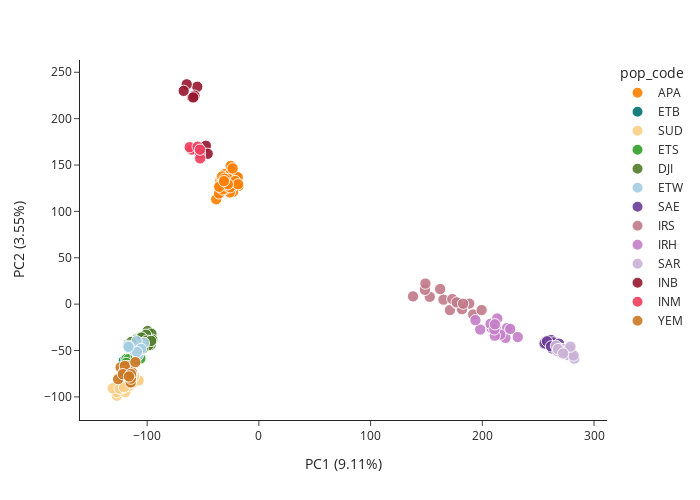

Notebook code for this chart:
### Code cell
plot_coords(model_sub_chr2, 'PC1', 'PC2', 
            colour = 'pop_code', 
            palette = pop_code_cols,
            labs = {'PC1' : f'PC1 ({var_sub_chr2[0]*100:.2f}%)',
                    'PC2' : f'PC2 ({var_sub_chr2[1]*100:.2f}%)',
                    'country' : 'Country',
                    'analysis_pop' : 'Population'},)

### Figure 1 — Plotly figure (JSON) as saved in the notebook; plotly's stock layout.template omitted (floating-point values rounded to 4 significant figures; data arrays with more than 128 entries replaced by an {"elided": "..."} marker saying what was removed)
{"data": [{"customdata": {"elided": "43x3 str values"}, "hovertemplate": "<b>%{hovertext}</b><br><br>pop_code=APA<br>PC1 (9.11%)=%{x}<br>PC2 (3.55%)=%{y}<br>size=%{marker.size}<br>sample_id=%{customdata[0]}<br>location=%{customdata[1]}<br>Country=%{customdata[2]}<extra></extra>", "hovertext": ["AfNA1", "AfNA2", "AfNC4", "AfNC7", "AfND7", "AfND8", "AfNE1", "AfNE6", "AfNE7", "AfNF1", "AfNF2", "AfNG1", "AfNG8", "AfNH7", "AfNH8", "AfkB9", "AfkC4", "AfkC5", "AfkE3", "AfkE4", "AfkE5", "AfkF3", "AfkF4", "AfkF7", "AfkH3", "AfkH4", "DAsgPak035", "DAzCPak017", "DAzCPak018", "DAzCPak019", "DLakPak026", "PMJDE2", "PMJDE4", "PMJDF4", "PMJDG2", "PMJDG4", "PMJDH2", "PMJDH3", "QAzCPak030", "QAzCPak062", "QNagPak004", "QNagPak012", "QNagpak028"], "legendgroup": "APA", "marker": {"color": "#ff7f00", "opacity": 0.9, "size": [1, 1, 1, 1, 1, 1, 1, 1, 1, 1, 1, 1, 1, 1, 1, 1, 1, 1, 1, 1, 1, 1, 1, 1, 1, 1, 1, 1, 1, 1, 1, 1, 1, 1, 1, 1, 1, 1, 1, 1, 1, 1, 1], "sizemode": "area", "sizeref": 0.01562, "symbol": "circle"}, "mode": "markers", "name": "APA", "orientation": "v", "showlegend": true, "type": "scatter", "x": [-28.05, -38.19, -22.32, -23.26, -34.68, -30.74, -28.28, -19.67, -23.8, -19.17, -34.4, -18.13, -23.06, -30.26, -35.1, -35.66, -32.63, -24.89, -26.44, -31.09, -25.21, -32.46, -26.06, -27.59, -25.47, -19.94, -32.28, -27.0, -32.8, -29.75, -30.19, -30.28, -32.48, -29.31, -18.95, -25.61, -23.48, -21.21, -35.49, -18.63, -27.73, -30.77, -31.27], "xaxis": "x", "y": [127.5, 113.1, 129.0, 125.9, 128.6, 128.5, 130.3, 130.3, 131.4, 136.1, 133.2, 127.6, 121.1, 140.4, 126.3, 119.3, 133.9, 124.6, 139.1, 131.9, 149.0, 125.3, 120.5, 131.1, 130.0, 137.1, 136.2, 134.9, 137.7, 127.6, 128.7, 124.2, 123.8, 127.9, 136.8, 126.0, 146.3, 132.7, 126.5, 129.3, 129.3, 135.3, 132.6], "yaxis": "y"}, {"customdata": [["Babi_I_01", "Babile", "Ethiopia"], ["Babi_I_03", "Babile", "Ethiopia"], ["Babi_I_04", "Babile", "Ethiopia"], ["Babi_I_08", "Babile", "Ethiopia"], ["Babi_I_09", "Babile", "Ethiopia"], ["Babi_I_11", "Babile", "Ethiopia"], ["Babi_I_15", "Babile", "Ethiopia"], ["Babi_I_16", "Babile", "Ethiopia"]], "hovertemplate": "<b>%{hovertext}</b><br><br>pop_code=ETB<br>PC1 (9.11%)=%{x}<br>PC2 (3.55%)=%{y}<br>size=%{marker.size}<br>sample_id=%{customdata[0]}<br>location=%{customdata[1]}<br>Country=%{customdata[2]}<extra></extra>", "hovertext": ["Babi_I_01", "Babi_I_03", "Babi_I_04", "Babi_I_08", "Babi_I_09", "Babi_I_11", "Babi_I_15", "Babi_I_16"], "legendgroup": "ETB", "marker": {"color": "#007272", "opacity": 0.9, "size": [1, 1, 1, 1, 1, 1, 1, 1], "sizemode": "area", "sizeref": 0.01562, "symbol": "circle"}, "mode": "markers", "name": "ETB", "orientation": "v", "showlegend": true, "type": "scatter", "x": [-116.8, -115.0, -108.9, -120.9, -109.9, -116.3, -114.5, -104.3], "xaxis": "x", "y": [-43.29, -48.72, -55.42, -61.18, -44.8, -58.93, -57.87, -47.34], "yaxis": "y"}, {"customdata": [["C1aSud023", "Wafara", "Sudan"], ["C1aSud025", "Wafara", "Sudan"], ["C1aSud030", "SouthShandi", "Sudan"], ["C1aSud039", "Agaja", "Sudan"], ["C1aSud042", "AlGalaa", "Sudan"], ["C1aSud060", "AlGalaa", "Sudan"], ["C1aSud063", "AlShukria", "Sudan"], ["C1aSud068", "AlShukria", "Sudan"], ["C1aSud090", "Arkaweet", "Sudan"], ["C1aSud115", "Haiya", "Sudan"], ["C1aSud119", "Haiya", "Sudan"], ["C1aSud138", "EastElglabat", "Sudan"], ["C1aSud144", "EastElglabat", "Sudan"], ["C1aSud157", "EastElglabat", "Sudan"], ["C1aSud168", "Arkaweet", "Sudan"], ["C1aSud181", "Agaja", "Sudan"], ["C1aSud185", "PortSudan", "Sudan"], ["C1aSud202", "ElSalamaniaWest", "Sudan"], ["C1aSud207", "ElSalamaniaWest", "Sudan"], ["C1aSud220", "ElSalamaniaWest", "Sudan"], ["C1aSud222", "ElSalamaniaWest", "Sudan"], ["C1aSud231", "ElSalamaniaWest", "Sudan"], ["MuzSud234", "PortSudan", "Sudan"], ["MuzSud244", "PortSudan", "Sudan"], ["Plate1_H10", "ElSalamaniaWest", "Sudan"], ["Plate1_H12", "Haiya", "Sudan"], ["Plate2_A9", "PortSudan", "Sudan"], ["Plate2_B1", "Haiya", "Sudan"], ["Plate2_D8", "PortSudan", "Sudan"], ["Plate2_H9", "ElSalamaniaWest", "Sudan"]], "hovertemplate": "<b>%{hovertext}</b><br><br>pop_code=SUD<br>PC1 (9.11%)=%{x}<br>PC2 (3.55%)=%{y}<br>size=%{marker.size}<br>sample_id=%{customdata[0]}<br>location=%{customdata[1]}<br>Country=%{customdata[2]}<extra></extra>", "hovertext": ["C1aSud023", "C1aSud025", "C1aSud030", "C1aSud039", "C1aSud042", "C1aSud060", "C1aSud063", "C1aSud068", "C1aSud090", "C1aSud115", "C1aSud119", "C1aSud138", "C1aSud144", "C1aSud157", "C1aSud168", "C1aSud181", "C1aSud185", "C1aSud202", "C1aSud207", "C1aSud220", "C1aSud222", "C1aSud231", "MuzSud234", "MuzSud244", "Plate1_H10", "Plate1_H12", "Plate2_A9", "Plate2_B1", "Plate2_D8", "Plate2_H9"], "legendgroup": "SUD", "marker": {"color": "#fccf86", "opacity": 0.9, "size": [1, 1, 1, 1, 1, 1, 1, 1, 1, 1, 1, 1, 1, 1, 1, 1, 1, 1, 1, 1, 1, 1, 1, 1, 1, 1, 1, 1, 1, 1], "sizemode": "area", "sizeref": 0.01562, "symbol": "circle"}, "mode": "markers", "name": "SUD", "orientation": "v", "showlegend": true, "type": "scatter", "x": [-114.0, -117.0, -125.1, -127.1, -118.1, -121.5, -127.1, -120.3, -130.9, -114.8, -121.6, -117.9, -119.7, -119.7, -122.2, -124.1, -111.4, -115.1, -107.8, -115.5, -123.7, -112.6, -118.3, -107.7, -122.6, -111.6, -124.8, -115.1, -118.5, -120.7], "xaxis": "x", "y": [-84.84, -89.84, -89.34, -98.7, -88.9, -84.99, -95.01, -83.99, -90.73, -86.03, -82.96, -86.25, -84.18, -94.83, -90.7, -78.55, -84.32, -84.85, -82.33, -87.71, -91.15, -84.87, -81.76, -82.4, -88.75, -77.52, -91.01, -79.38, -80.72, -89.58], "yaxis": "y"}, {"customdata": [["Dana_I_04", "Danan", "Ethiopia"], ["Dana_I_12", "Danan", "Ethiopia"], ["Dana_I_13", "Danan", "Ethiopia"], ["Dana_I_17", "Danan", "Ethiopia"], ["Dana_I_18", "Danan", "Ethiopia"], ["Dana_I_27", "Danan", "Ethiopia"], ["Kebr_I_03", "KebriDehar", "Ethiopia"], ["Kebr_I_04", "KebriDehar", "Ethiopia"], ["Kebr_I_07", "KebriDehar", "Ethiopia"], ["Kebr_I_14", "KebriDehar", "Ethiopia"], ["Kebr_I_15", "KebriDehar", "Ethiopia"], ["Kebr_I_18", "KebriDehar", "Ethiopia"]], "hovertemplate": "<b>%{hovertext}</b><br><br>pop_code=ETS<br>PC1 (9.11%)=%{x}<br>PC2 (3.55%)=%{y}<br>size=%{marker.size}<br>sample_id=%{customdata[0]}<br>location=%{customdata[1]}<br>Country=%{customdata[2]}<extra></extra>", "hovertext": ["Dana_I_04", "Dana_I_12", "Dana_I_13", "Dana_I_17", "Dana_I_18", "Dana_I_27", "Kebr_I_03", "Kebr_I_04", "Kebr_I_07", "Kebr_I_14", "Kebr_I_15", "Kebr_I_18"], "legendgroup": "ETS", "marker": {"color": "#33a02c", "opacity": 0.9, "size": [1, 1, 1, 1, 1, 1, 1, 1, 1, 1, 1, 1], "sizemode": "area", "sizeref": 0.01562, "symbol": "circle"}, "mode": "markers", "name": "ETS", "orientation": "v", "showlegend": true, "type": "scatter", "x": [-114.9, -109.0, -114.1, -118.4, -111.7, -118.5, -117.3, -109.6, -106.1, -116.8, -111.8, -118.7], "xaxis": "x", "y": [-57.76, -59.43, -58.87, -58.92, -52.05, -59.08, -62.65, -56.41, -58.73, -59.57, -48.97, -63.38], "yaxis": "y"}, {"customdata": [["Djib_F_01", "DjiboutiCity", "Djibouti"], ["Djib_F_03", "DjiboutiCity", "Djibouti"], ["Djib_F_04", "DjiboutiCity", "Djibouti"], ["Djib_F_05", "DjiboutiCity", "Djibouti"], ["Djib_F_06", "DjiboutiCity", "Djibouti"], ["Djib_F_07", "DjiboutiCity", "Djibouti"], ["Djib_F_08", "DjiboutiCity", "Djibouti"], ["Djib_F_10", "DjiboutiCity", "Djibouti"], ["Djib_F_11", "DjiboutiCity", "Djibouti"], ["Djib_F_12", "DjiboutiCity", "Djibouti"], ["Djib_F_13", "DjiboutiCity", "Djibouti"], ["Djib_F_15", "DjiboutiCity", "Djibouti"], ["Djib_F_16", "DjiboutiCity", "Djibouti"], ["Djib_F_17", "DjiboutiCity", "Djibouti"], ["Djib_F_19", "DjiboutiCity", "Djibouti"], ["Djib_F_21", "DjiboutiCity", "Djibouti"], ["Djib_F_22", "DjiboutiCity", "Djibouti"], ["Djib_F_24", "DjiboutiCity", "Djibouti"], ["Djib_F_26", "DjiboutiCity", "Djibouti"], ["Djib_F_27", "DjiboutiCity", "Djibouti"], ["Djib_F_28", "DjiboutiCity", "Djibouti"], ["Djib_F_29", "DjiboutiCity", "Djibouti"]], "hovertemplate": "<b>%{hovertext}</b><br><br>pop_code=DJI<br>PC1 (9.11%)=%{x}<br>PC2 (3.55%)=%{y}<br>size=%{marker.size}<br>sample_id=%{customdata[0]}<br>location=%{customdata[1]}<br>Country=%{customdata[2]}<extra></extra>", "hovertext": ["Djib_F_01", "Djib_F_03", "Djib_F_04", "Djib_F_05", "Djib_F_06", "Djib_F_07", "Djib_F_08", "Djib_F_10", "Djib_F_11", "Djib_F_12", "Djib_F_13", "Djib_F_15", "Djib_F_16", "Djib_F_17", "Djib_F_19", "Djib_F_21", "Djib_F_22", "Djib_F_24", "Djib_F_26", "Djib_F_27", "Djib_F_28", "Djib_F_29"], "legendgroup": "DJI", "marker": {"color": "#507d2a", "opacity": 0.9, "size": [1, 1, 1, 1, 1, 1, 1, 1, 1, 1, 1, 1, 1, 1, 1, 1, 1, 1, 1, 1, 1, 1], "sizemode": "area", "sizeref": 0.01562, "symbol": "circle"}, "mode": "markers", "name": "DJI", "orientation": "v", "showlegend": true, "type": "scatter", "x": [-101.7, -108.1, -96.85, -99.53, -108.4, -113.9, -96.18, -102.8, -99.13, -95.44, -111.2, -110.2, -108.8, -98.77, -101.0, -108.2, -114.2, -104.7, -105.0, -100.6, -104.0, -96.47], "xaxis": "x", "y": [-44.39, -40.47, -43.86, -29.02, -38.99, -44.74, -31.84, -37.76, -37.37, -38.37, -44.01, -55.68, -37.37, -44.22, -32.99, -38.24, -40.81, -36.74, -35.97, -39.37, -48.21, -39.61], "yaxis": "y"}, {"customdata": [["Dubt_I_07", "Dubti", "Ethiopia"], ["Dubt_I_12", "Dubti", "Ethiopia"], ["Dubt_I_19", "Dubti", "Ethiopia"], ["Dubt_I_27", "Dubti", "Ethiopia"], ["Jiga_I_05", "Jiga", "Ethiopia"], ["Modj_A_07", "Modjo", "Ethiopia"], ["Modj_A_25", "Modjo", "Ethiopia"], ["Modj_A_31", "Modjo", "Ethiopia"], ["Modj_I_08", "Modjo", "Ethiopia"], ["Modj_I_29", "Modjo", "Ethiopia"]], "hovertemplate": "<b>%{hovertext}</b><br><br>pop_code=ETW<br>PC1 (9.11%)=%{x}<br>PC2 (3.55%)=%{y}<br>size=%{marker.size}<br>sample_id=%{customdata[0]}<br>location=%{customdata[1]}<br>Country=%{customdata[2]}<extra></extra>", "hovertext": ["Dubt_I_07", "Dubt_I_12", "Dubt_I_19", "Dubt_I_27", "Jiga_I_05", "Modj_A_07", "Modj_A_25", "Modj_A_31", "Modj_I_08", "Modj_I_29"], "legendgroup": "ETW", "marker": {"color": "#a6cee3", "opacity": 0.9, "size": [1, 1, 1, 1, 1, 1, 1, 1, 1, 1], "sizemode": "area", "sizeref": 0.01562, "symbol": "circle"}, "mode": "markers", "name": "ETW", "orientation": "v", "showlegend": true, "type": "scatter", "x": [-108.3, -112.1, -105.9, -106.9, -102.9, -109.4, -116.9, -105.5, -109.2, -116.7], "xaxis": "x", "y": [-55.26, -49.52, -44.58, -49.0, -41.85, -40.02, -44.85, -48.31, -51.56, -46.1], "yaxis": "y"}, {"customdata": [["E10", "AlHofuf", "SaudiArabia"], ["E12", "AlHofuf", "SaudiArabia"], ["E20", "AlHofuf", "SaudiArabia"], ["E23", "AlHofuf", "SaudiArabia"], ["E24", "AlHofuf", "SaudiArabia"], ["E27", "AlHofuf", "SaudiArabia"], ["E29", "AlHofuf", "SaudiArabia"], ["E33", "AlHofuf", "SaudiArabia"], ["E34", "AlHofuf", "SaudiArabia"], ["E39", "AlHofuf", "SaudiArabia"], ["E41", "AlHofuf", "SaudiArabia"], ["E46", "AlHofuf", "SaudiArabia"], ["E47", "AlHofuf", "SaudiArabia"], ["E8", "AlHofuf", "SaudiArabia"]], "hovertemplate": "<b>%{hovertext}</b><br><br>pop_code=SAE<br>PC1 (9.11%)=%{x}<br>PC2 (3.55%)=%{y}<br>size=%{marker.size}<br>sample_id=%{customdata[0]}<br>location=%{customdata[1]}<br>Country=%{customdata[2]}<extra></extra>", "hovertext": ["E10", "E12", "E20", "E23", "E24", "E27", "E29", "E33", "E34", "E39", "E41", "E46", "E47", "E8"], "legendgroup": "SAE", "marker": {"color": "#6a3d9a", "opacity": 0.9, "size": [1, 1, 1, 1, 1, 1, 1, 1, 1, 1, 1, 1, 1, 1], "sizemode": "area", "sizeref": 0.01562, "symbol": "circle"}, "mode": "markers", "name": "SAE", "orientation": "v", "showlegend": true, "type": "scatter", "x": [264.0, 268.1, 264.9, 265.8, 262.5, 257.7, 257.2, 255.8, 268.0, 261.5, 263.7, 268.7, 257.9, 261.5], "xaxis": "x", "y": [-40.6, -45.22, -47.75, -48.37, -47.88, -43.42, -40.98, -42.34, -46.04, -38.63, -41.34, -42.62, -40.03, -45.54], "yaxis": "y"}, {"customdata": [["I2_43_4", "Chabahar", "Iran"], ["I2_43_6", "Chabahar", "Iran"], ["I2_44_1", "Chabahar", "Iran"], ["I2_48_4", "Chabahar", "Iran"], ["I3_57_2", "Saravan", "Iran"], ["I3_58_2", "Saravan", "Iran"], ["I3_58_3", "Saravan", "Iran"], ["I3_58_5", "Saravan", "Iran"], ["I3_59_3", "Saravan", "Iran"], ["I3_60_2", "Saravan", "Iran"], ["I3_60_3", "Saravan", "Iran"], ["I3_61_3", "Saravan", "Iran"], ["I3_62_3", "Saravan", "Iran"], ["I3_64_1", "Saravan", "Iran"], ["I3_64_3", "Saravan", "Iran"], ["I3_64_5", "Saravan", "Iran"]], "hovertemplate": "<b>%{hovertext}</b><br><br>pop_code=IRS<br>PC1 (9.11%)=%{x}<br>PC2 (3.55%)=%{y}<br>size=%{marker.size}<br>sample_id=%{customdata[0]}<br>location=%{customdata[1]}<br>Country=%{customdata[2]}<extra></extra>", "hovertext": ["I2_43_4", "I2_43_6", "I2_44_1", "I2_48_4", "I3_57_2", "I3_58_2", "I3_58_3", "I3_58_5", "I3_59_3", "I3_60_2", "I3_60_3", "I3_61_3", "I3_62_3", "I3_64_1", "I3_64_3", "I3_64_5"], "legendgroup": "IRS", "marker": {"color": "#c27a88", "opacity": 0.9, "size": [1, 1, 1, 1, 1, 1, 1, 1, 1, 1, 1, 1, 1, 1, 1, 1], "sizemode": "area", "sizeref": 0.01562, "symbol": "circle"}, "mode": "markers", "name": "IRS", "orientation": "v", "showlegend": true, "type": "scatter", "x": [153.0, 171.0, 165.2, 138.0, 148.6, 180.0, 176.5, 162.3, 188.3, 173.1, 181.8, 149.1, 177.1, 191.9, 199.4, 182.8], "xaxis": "x", "y": [7.895, -6.431, 4.836, 8.37, 15.44, -1.339, 1.483, 16.28, 0.5877, 5.43, -5.5, 22.17, 1.909, -11.15, -6.395, 0.4313], "yaxis": "y"}, {"customdata": [["I4_68_2", "Bandar Abbas", "Iran"], ["I4_68_3", "Bandar Abbas", "Iran"], ["I4_68_4", "Bandar Abbas", "Iran"], ["I4_69_1", "Bandar Abbas", "Iran"], ["I4_69_10", "Bandar Abbas", "Iran"], ["I4_69_7", "Bandar Abbas", "Iran"], ["I4_69_9", "Bandar Abbas", "Iran"], ["I4_70_11", "Bandar Abbas", "Iran"], ["I4_70_3", "Bandar Abbas", "Iran"], ["I4_70_4", "Bandar Abbas", "Iran"], ["I4_70_9", "Bandar Abbas", "Iran"], ["I4_71_1", "Bandar Abbas", "Iran"], ["I4_71_2", "Bandar Abbas", "Iran"], ["I4_71_5", "Bandar Abbas", "Iran"]], "hovertemplate": "<b>%{hovertext}</b><br><br>pop_code=IRH<br>PC1 (9.11%)=%{x}<br>PC2 (3.55%)=%{y}<br>size=%{marker.size}<br>sample_id=%{customdata[0]}<br>location=%{customdata[1]}<br>Country=%{customdata[2]}<extra></extra>", "hovertext": ["I4_68_2", "I4_68_3", "I4_68_4", "I4_69_1", "I4_69_10", "I4_69_7", "I4_69_9", "I4_70_11", "I4_70_3", "I4_70_4", "I4_70_9", "I4_71_1", "I4_71_2", "I4_71_5"], "legendgroup": "IRH", "marker": {"color": "#c57fc9", "opacity": 0.9, "size": [1, 1, 1, 1, 1, 1, 1, 1, 1, 1, 1, 1, 1, 1], "sizemode": "area", "sizeref": 0.01562, "symbol": "circle"}, "mode": "markers", "name": "IRH", "orientation": "v", "showlegend": true, "type": "scatter", "x": [208.4, 212.8, 220.7, 207.3, 222.1, 198.1, 213.4, 225.0, 216.1, 211.2, 210.8, 231.8, 193.9, 211.3], "xaxis": "x", "y": [-26.07, -27.6, -36.4, -21.2, -25.81, -27.42, -15.5, -26.79, -32.81, -34.02, -27.21, -35.5, -17.27, -21.74], "yaxis": "y"}, {"customdata": [["R1", "Riyadh", "SaudiArabia"], ["R16", "Riyadh", "SaudiArabia"], ["R17", "Riyadh", "SaudiArabia"], ["R17B", "Riyadh", "SaudiArabia"], ["R17E", "Riyadh", "SaudiArabia"], ["R17F", "Riyadh", "SaudiArabia"], ["R1C", "Riyadh", "SaudiArabia"], ["R1E", "Riyadh", "SaudiArabia"], ["R20", "Riyadh", "SaudiArabia"], ["R20B", "Riyadh", "SaudiArabia"], ["R21", "Riyadh", "SaudiArabia"], ["R22", "Riyadh", "SaudiArabia"], ["R3", "Riyadh", "SaudiArabia"], ["R3D", "Riyadh", "SaudiArabia"], ["R4", "Riyadh", "SaudiArabia"], ["R5", "Riyadh", "SaudiArabia"]], "hovertemplate": "<b>%{hovertext}</b><br><br>pop_code=SAR<br>PC1 (9.11%)=%{x}<br>PC2 (3.55%)=%{y}<br>size=%{marker.size}<br>sample_id=%{customdata[0]}<br>location=%{customdata[1]}<br>Country=%{customdata[2]}<extra></extra>", "hovertext": ["R1", "R16", "R17", "R17B", "R17E", "R17F", "R1C", "R1E", "R20", "R20B", "R21", "R22", "R3", "R3D", "R4", "R5"], "legendgroup": "SAR", "marker": {"color": "#cab2d6", "opacity": 0.9, "size": [1, 1, 1, 1, 1, 1, 1, 1, 1, 1, 1, 1, 1, 1, 1, 1], "sizemode": "area", "sizeref": 0.01562, "symbol": "circle"}, "mode": "markers", "name": "SAR", "orientation": "v", "showlegend": true, "type": "scatter", "x": [276.6, 274.4, 269.2, 276.5, 269.3, 277.7, 267.2, 279.0, 273.0, 282.4, 265.9, 271.4, 267.8, 281.7, 278.9, 272.4], "xaxis": "x", "y": [-53.21, -52.34, -48.03, -54.91, -47.94, -49.47, -50.64, -49.75, -48.43, -58.74, -44.88, -50.97, -48.46, -55.38, -45.79, -53.2], "yaxis": "y"}, {"customdata": [["SRR15257906", "Bangalore", "India"], ["SRR15257908", "Bangalore", "India"], ["SRR15257909", "Bangalore", "India"], ["SRR15257910", "Bangalore", "India"], ["SRR15257912", "Bangalore", "India"], ["SRR15257913", "Bangalore", "India"], ["SRR15257914", "Bangalore", "India"], ["SRR15257915", "Bangalore", "India"]], "hovertemplate": "<b>%{hovertext}</b><br><br>pop_code=INB<br>PC1 (9.11%)=%{x}<br>PC2 (3.55%)=%{y}<br>size=%{marker.size}<br>sample_id=%{customdata[0]}<br>location=%{customdata[1]}<br>Country=%{customdata[2]}<extra></extra>", "hovertext": ["SRR15257906", "SRR15257908", "SRR15257909", "SRR15257910", "SRR15257912", "SRR15257913", "SRR15257914", "SRR15257915"], "legendgroup": "INB", "marker": {"color": "#96172e", "opacity": 0.9, "size": [1, 1, 1, 1, 1, 1, 1, 1], "sizemode": "area", "sizeref": 0.01562, "symbol": "circle"}, "mode": "markers", "name": "INB", "orientation": "v", "showlegend": true, "type": "scatter", "x": [-59.73, -55.15, -57.67, -58.75, -64.57, -67.31, -47.44, -45.82], "xaxis": "x", "y": [223.1, 234.4, 224.8, 222.9, 237.0, 229.9, 170.7, 162.1], "yaxis": "y"}, {"customdata": [["SRR15293886", "Mangalore", "India"], ["SRR15293887", "Mangalore", "India"], ["SRR15293888", "Mangalore", "India"], ["SRR15293889", "Mangalore", "India"], ["SRR15293892", "Mangalore", "India"], ["SRR15293893", "Mangalore", "India"], ["SRR15293894", "Mangalore", "India"]], "hovertemplate": "<b>%{hovertext}</b><br><br>pop_code=INM<br>PC1 (9.11%)=%{x}<br>PC2 (3.55%)=%{y}<br>size=%{marker.size}<br>sample_id=%{customdata[0]}<br>location=%{customdata[1]}<br>Country=%{customdata[2]}<extra></extra>", "hovertext": ["SRR15293886", "SRR15293887", "SRR15293888", "SRR15293889", "SRR15293892", "SRR15293893", "SRR15293894"], "legendgroup": "INM", "marker": {"color": "#f03e5e", "opacity": 0.9, "size": [1, 1, 1, 1, 1, 1, 1], "sizemode": "area", "sizeref": 0.01562, "symbol": "circle"}, "mode": "markers", "name": "INM", "orientation": "v", "showlegend": true, "type": "scatter", "x": [-56.69, -60.07, -61.96, -54.82, -52.71, -52.53, -52.7], "xaxis": "x", "y": [166.6, 166.6, 169.3, 169.8, 162.2, 157.2, 166.5], "yaxis": "y"}, {"customdata": [["Yem001", "AdenCity", "Yemen"], ["Yem002", "AdenCity", "Yemen"], ["Yem006", "AdenCity", "Yemen"], ["Yem008", "AdenCity", "Yemen"], ["Yem011", "AdenCity", "Yemen"], ["Yem012", "AdenCity", "Yemen"], ["Yeme_A_01", "AdenCity", "Yemen"], ["Yeme_A_02", "AdenCity", "Yemen"], ["Yeme_A_03", "AdenCity", "Yemen"], ["Yeme_A_04", "AdenCity", "Yemen"], ["Yeme_A_05", "AdenCity", "Yemen"], ["Yeme_A_06", "AdenCity", "Yemen"], ["Yeme_A_08", "AdenCity", "Yemen"], ["Yeme_A_09", "AdenCity", "Yemen"], ["Yeme_A_10", "AdenCity", "Yemen"], ["Yeme_A_11", "AdenCity", "Yemen"], ["Yeme_A_12", "AdenCity", "Yemen"], ["Yeme_A_13", "AdenCity", "Yemen"], ["Yeme_A_14", "AdenCity", "Yemen"], ["Yeme_A_15", "AdenCity", "Yemen"], ["Yeme_A_17", "AdenCity", "Yemen"], ["Yeme_A_19", "AdenCity", "Yemen"]], "hovertemplate": "<b>%{hovertext}</b><br><br>pop_code=YEM<br>PC1 (9.11%)=%{x}<br>PC2 (3.55%)=%{y}<br>size=%{marker.size}<br>sample_id=%{customdata[0]}<br>location=%{customdata[1]}<br>Country=%{customdata[2]}<extra></extra>", "hovertext": ["Yem001", "Yem002", "Yem006", "Yem008", "Yem011", "Yem012", "Yeme_A_01", "Yeme_A_02", "Yeme_A_03", "Yeme_A_04", "Yeme_A_05", "Yeme_A_06", "Yeme_A_08", "Yeme_A_09", "Yeme_A_10", "Yeme_A_11", "Yeme_A_12", "Yeme_A_13", "Yeme_A_14", "Yeme_A_15", "Yeme_A_17", "Yeme_A_19"], "legendgroup": "YEM", "marker": {"color": "#CC7722", "opacity": 0.9, "size": [1, 1, 1, 1, 1, 1, 1, 1, 1, 1, 1, 1, 1, 1, 1, 1, 1, 1, 1, 1, 1, 1], "sizemode": "area", "sizeref": 0.01562, "symbol": "circle"}, "mode": "markers", "name": "YEM", "orientation": "v", "showlegend": true, "type": "scatter", "x": [-114.9, -121.6, -122.9, -114.5, -115.3, -123.8, -121.8, -114.2, -126.0, -117.8, -117.0, -113.7, -114.5, -120.9, -114.0, -120.0, -121.8, -114.7, -114.6, -110.6, -114.6, -116.3], "xaxis": "x", "y": [-78.57, -68.26, -78.25, -76.72, -72.93, -68.18, -76.49, -82.39, -80.92, -66.61, -71.24, -73.51, -84.03, -73.02, -77.16, -66.72, -75.54, -84.51, -80.39, -62.54, -75.34, -77.98], "yaxis": "y"}], "layout": {"height": 500, "legend": {"itemsizing": "constant", "title": {"text": "pop_code"}, "tracegroupgap": 0}, "margin": {"t": 60}, "width": 700, "xaxis": {"anchor": "y", "domain": [0, 1], "title": {"text": "PC1 (9.11%)"}}, "yaxis": {"anchor": "x", "domain": [0, 1], "title": {"text": "PC2 (3.55%)"}}}}
